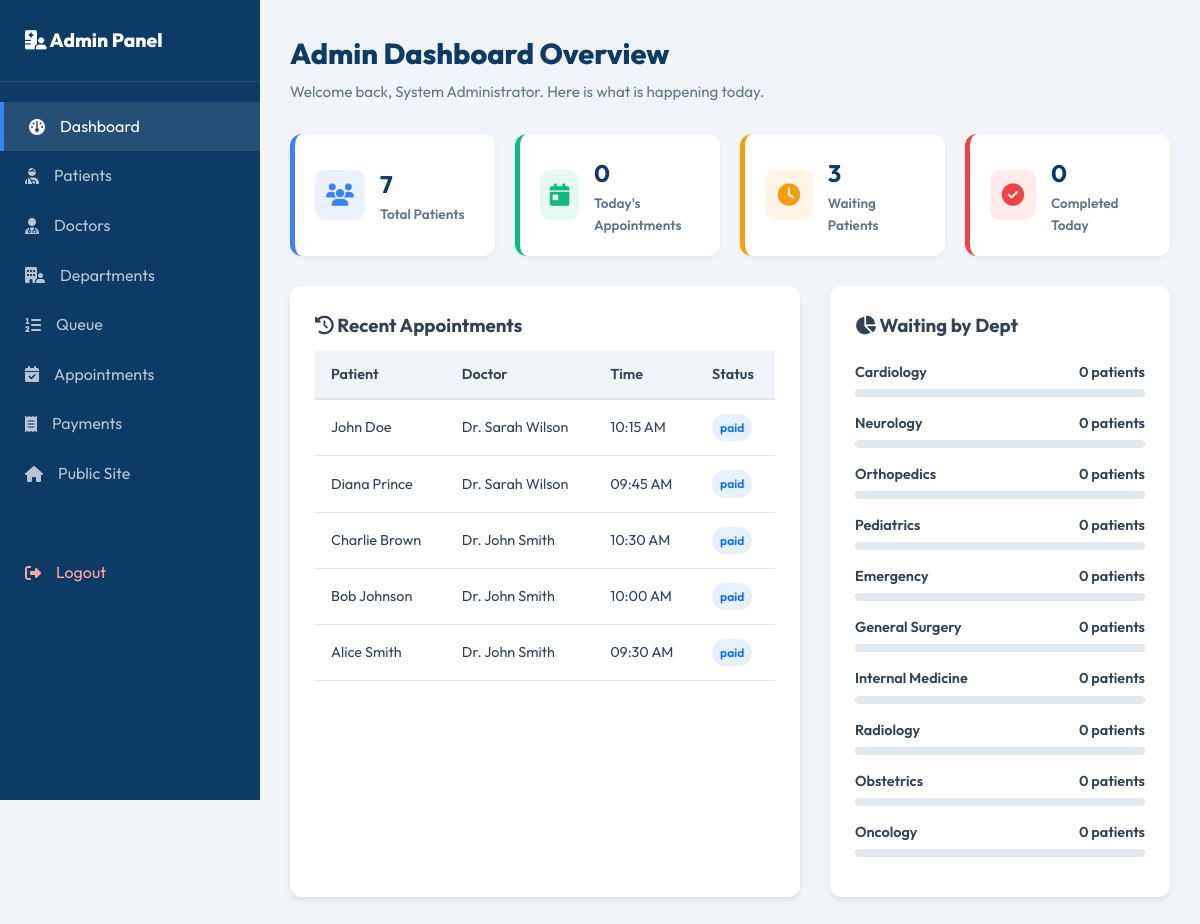
Page /admin/ (signed in) on the committed database.
### models.py (models this page shows, shortened)
class User(UserMixin, db.Model):
    __tablename__ = 'users'
    id = db.Column(db.Integer, primary_key=True)
    username = db.Column(db.String(80), unique=True, nullable=False)
    email = db.Column(db.String(120), unique=True, nullable=False)
    password_hash = db.Column(db.String(256), nullable=False)
    role = db.Column(db.String(20), nullable=False)  # 'patient', 'doctor', 'admin'
    name = db.Column(db.String(100), nullable=False)

class Appointment(db.Model):
    __tablename__ = 'appointments'
    id = db.Column(db.Integer, primary_key=True)
    patient_id = db.Column(db.Integer, db.ForeignKey('users.id', ondelete='CASCADE'), nullable=False)
    doctor_id = db.Column(db.Integer, db.ForeignKey('users.id', ondelete='CASCADE'), nullable=False)
    date = db.Column(db.Date, nullable=False)
    time_slot = db.Column(db.String(10), nullable=False)  # e.g., "10:30 AM"
    status = db.Column(db.String(20), default="scheduled")  # 'scheduled', 'paid', 'completed', 'cancelled'
    patient = db.relationship('User', foreign_keys=[patient_id], backref=db.backref('appointments_as_patient', cascade='all, delete'))
    doctor = db.relationship('User', foreign_keys=[doctor_id], backref=db.backref('appointments_as_doctor', cascade='all, delete'))

class Department(db.Model):
    __tablename__ = 'departments'
    id = db.Column(db.Integer, primary_key=True)
    name = db.Column(db.String(100), unique=True, nullable=False)
    description = db.Column(db.Text, nullable=True)

### routes/admin.py (the view)
    def decorated_function(*args, **kwargs):
        if not current_user.is_authenticated or current_user.role != 'admin':
            flash("Unauthorized access.", "danger")
            return redirect(url_for('dash.index'))
        return f(*args, **kwargs)

### routes/admin.py (called while the page is built)
def admin_required(f):
    def decorated_function(*args, **kwargs):
        if not current_user.is_authenticated or current_user.role != 'admin':
            flash("Unauthorized access.", "danger")
            return redirect(url_for('dash.index'))
        return f(*args, **kwargs)
    decorated_function.__name__ = f.__name__
    return decorated_function

### templates/admin/dashboard.html (shortened to what this page needs)
{% extends 'admin/base.html' %}
{% block content %}
<div class="db-welcome">
    <h2>Admin Dashboard Overview</h2>
    <p>Welcome back, {{ current_user.name }}. Here is what is happening today.</p>
</div>
<div class="stat-grid">
    <div class="stat-box" style="border-left-color: #3b82f6;">
        <div class="stat-icon" style="color: #3b82f6; background: rgba(59,130,246,0.1);"><i class="fa-solid fa-users"></i></div>
        <div class="stat-data">
            <h3>{{ total_patients }}</h3>
            <p>Total Patients</p>
        </div>
    </div>
    <div class="stat-box" style="border-left-color: #10b981;">
        <div class="stat-icon" style="color: #10b981; background: rgba(16,185,129,0.1);"><i class="fa-solid fa-calendar-day"></i></div>
        <div class="stat-data">
            <h3>{{ today_appts }}</h3>
            <p>Today's Appointments</p>
        </div>
    </div>
    <div class="stat-box" style="border-left-color: #f59e0b;">
        <div class="stat-icon" style="color: #f59e0b; background: rgba(245,158,11,0.1);"><i class="fa-solid fa-clock"></i></div>
        <div class="stat-data">
            <h3>{{ waiting_patients }}</h3>
            <p>Waiting Patients</p>
        </div>
    </div>
    <div class="stat-box" style="border-left-color: #ef4444;">
        <div class="stat-icon" style="color: #ef4444; background: rgba(239,68,68,0.1);"><i class="fa-solid fa-check-circle"></i></div>
        <div class="stat-data">
            <h3>{{ completed_today }}</h3>
            <p>Completed Today</p>
        </div>
    </div>
</div>
<div style="display: grid; grid-template-columns: 1.5fr 1fr; gap: 30px;">
    <div class="admin-card">
        <h3><i class="fa-solid fa-clock-rotate-left"></i> Recent Appointments</h3>
        <div class="table-responsive">
            <table class="table">
                <thead>
                    <tr>
                        <th>Patient</th>
                        <th>Doctor</th>
                        <th>Time</th>
                        <th>Status</th>
                    </tr>
                </thead>
                <tbody>
                    {% for appt in recent_appts %}
                    <tr>
                        <td>{{ appt.patient.name }}</td>
                        <td>{{ appt.doctor.name }}</td>
                        <td>{{ appt.time_slot }}</td>
                        <td><span class="badge badge-{{ 'success' if appt.status == 'completed' else 'primary' }}">{{ appt.status }}</span></td>
                    </tr>
                    {% endfor %}
                </tbody>
            </table>
        </div>
    </div>
    <div class="admin-card">
        <h3><i class="fa-solid fa-chart-pie"></i> Waiting by Dept</h3>
        <div style="margin-top: 20px;">
            {% for dept in dept_stats %}
            <div style="margin-bottom: 15px;">
                <div style="display: flex; justify-content: space-between; margin-bottom: 5px; font-size: 0.9rem; font-weight: 600;">
                    <span>{{ dept.name }}</span>
                    <span>{{ dept.waiting }} patients</span>
                </div>
                <div style="height: 8px; background: #e2e8f0; border-radius: 4px; overflow: hidden;">
                </div>
            </div>
            {% endfor %}
        </div>
    </div>
</div>
{% endblock %}

### static/css/style.css (style rules this page uses)
:root { --primary: #0d6efd; --primary-hover: #084298; --primary-light: rgba(13, 110, 253, 0.08); --secondary: #0d3b66; --success: #10b981; --warning: #f59e0b; --danger: #ef4444; --info: #06b6d4; --dark: #0f172a; --light: #f8fbff; --white: #ffffff; --slate-100: #f1f5f9; --slate-200: #e2e8f0; --slate-300: #cbd5e1; --slate-500: #64748b; --slate-700: #334155; --shadow-sm: 0 1px 2px 0 rgba(0, 0, 0, 0.05); --shadow: 0 4px 6px -1px rgba(0, 0, 0, 0.1), 0 2px 4px -2px rgba(0, 0, 0, 0.1); --shadow-lg: 0 10px 25px -3px rgba(0, 0, 0, 0.05), 0 4px 6px -4px rgba(0, 0, 0, 0.05); --shadow-xl: 0 20px 25px -5px rgba(0, 0, 0, 0.08), 0 8px 10px -6px rgba(0, 0, 0, 0.08); --transition: all 0.3s cubic-bezier(0.4, 0, 0.2, 1); --font: 'Outfit', sans-serif; }
* { margin: 0; padding: 0; box-sizing: border-box; }
body { font-family: var(--font); background-color: var(--light); color: var(--slate-700); line-height: 1.6; min-height: 100vh; display: flex; flex-direction: column; }
.db-welcome { margin-bottom: 30px; }
.db-welcome h2 { font-size: 1.8rem; font-weight: 800; color: var(--secondary); margin-bottom: 4px; }
.db-welcome p { color: var(--slate-500); font-size: 0.95rem; }
.table-responsive { overflow-x: auto; width: 100%; }
.table { width: 100%; border-collapse: collapse; margin-top: 10px; font-size: 0.9rem; text-align: left; }
.table th { background-color: var(--slate-100); color: var(--slate-700); font-weight: 600; padding: 12px 16px; border-bottom: 2px solid var(--slate-200); }
.table td { padding: 14px 16px; border-bottom: 1px solid var(--slate-200); }
.badge { display: inline-flex; align-items: center; padding: 4px 8px; border-radius: 50px; font-size: 0.75rem; font-weight: 600; }
.badge-primary { background-color: rgba(13, 110, 253, 0.1); color: var(--primary); }

### templates/admin/base.html (style rules this page uses)
body { display: flex; min-height: 100vh; background: #f1f5f9; }
.admin-card { background: white; border-radius: 12px; padding: 25px; box-shadow: 0 4px 6px -1px rgba(0,0,0,0.1); margin-bottom: 30px; }
.stat-grid { display: grid; grid-template-columns: repeat(auto-fit, minmax(200px, 1fr)); gap: 20px; margin-bottom: 30px; }
.stat-box { background: white; padding: 20px; border-radius: 12px; display: flex; align-items: center; gap: 15px; border-left: 5px solid #3b82f6; box-shadow: 0 2px 4px rgba(0,0,0,0.05); }
.stat-icon { width: 50px; height: 50px; border-radius: 10px; display: flex; align-items: center; justify-content: center; font-size: 1.4rem; background: rgba(59,130,246,0.1); color: #3b82f6; }
.stat-data h3 { font-size: 1.5rem; margin: 0; color: #0d3b66; }
.stat-data p { margin: 0; font-size: 0.85rem; color: #64748b; font-weight: 600; }

### rows in the picture
User: name "System Administrator"
Appointment: patient.name "John Doe", doctor.name "Dr. Sarah Wilson", time_slot "10:15 AM", status "paid"
Appointment: patient.name "Diana Prince", doctor.name "Dr. Sarah Wilson", time_slot "09:45 AM", status "paid"
Appointment: patient.name "Charlie Brown", doctor.name "Dr. John Smith", time_slot "10:30 AM", status "paid"
Appointment: patient.name "Bob Johnson", doctor.name "Dr. John Smith", time_slot "10:00 AM", status "paid"
Appointment: patient.name "Alice Smith", doctor.name "Dr. John Smith", time_slot "09:30 AM", status "paid"
Department: name "Cardiology", waiting "0"
Department: name "Neurology", waiting "0"
Department: name "Orthopedics", waiting "0"
Department: name "Pediatrics", waiting "0"
Department: name "Emergency", waiting "0"
Department: name "General Surgery", waiting "0"
Department: name "Internal Medicine", waiting "0"
Department: name "Radiology", waiting "0"
Department: name "Obstetrics", waiting "0"
Department: name "Oncology", waiting "0"

### other values in the picture
{{ total_patients }} "7"
{{ today_appts }} "0"
{{ waiting_patients }} "3"
{{ completed_today }} "0"
